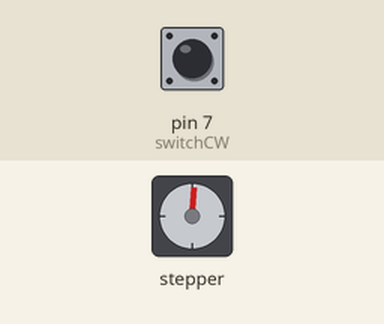
Recording of a sketch running on a simulated Arduino Uno, built with avr-gcc and run on an emulated ATmega328P. On the bench: stepper motor. The inputs (shaded band) are chosen by the test bench; at power-on: pin 7 (switchCW) HIGH. Stepper angles assume 200 steps per turn.

Above: at 0.05 s.
At 1.2 s:
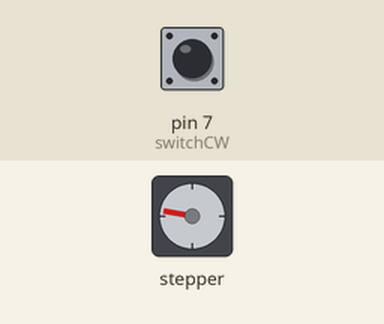
At 2.25 s:
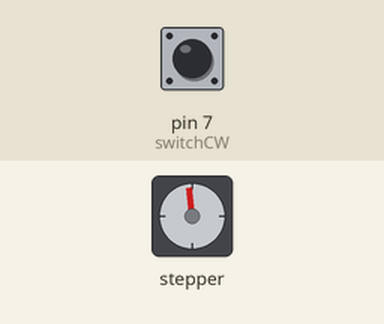
At 3.3 s:
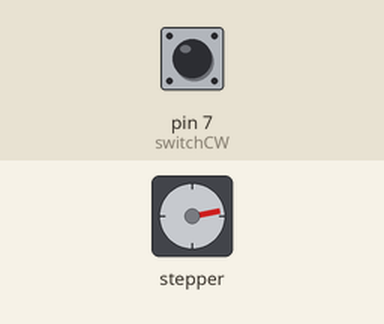
Timing chart, 0 to 5.7 s (numbered marks = the images above):
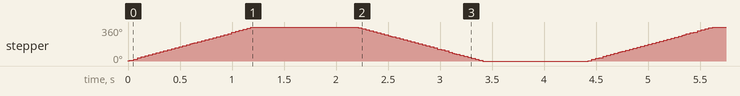

The sketch:

handmaybe.ino
```cpp
int switchCW  =7;//define input pin for CW push button

#include <Stepper.h>

const int stepsPerRevolution = 200;  // change this to fit the number of steps per revolution
// for your motor

// initialize the stepper library on pins 8 through 11:
Stepper myStepper(stepsPerRevolution, 8, 9, 10, 11);

void setup()
{
 // myStepper.setSpeed(60);


 pinMode(switchCW,INPUT_PULLUP);// CW push button pin as input

Serial.begin(9600);

}
 void loop()
{

  if(digitalRead(switchCW) == HIGH)
  {
     myStepper.setSpeed(50);
  myStepper.step(stepsPerRevolution);
  delay(1000);

  // Rotate CCW quickly at 10 RPM
  myStepper.setSpeed(50);
  myStepper.step(-stepsPerRevolution);
  delay(1000);
  }else if(digitalRead(switchCW) == LOW)
  {
     myStepper.setSpeed(50);
  myStepper.step(0);
  }

//analogVal =digitalRead(7);
// Serial.println(analogVal);
 // Serial.println(digitalRead(switchST));
 delay(1);

}// loop
```

Measured:
- by itself, stepper: turns 360° clockwise in 1.2 s, then 360° counter-clockwise in 1.2 s, repeating every 4.4 s
